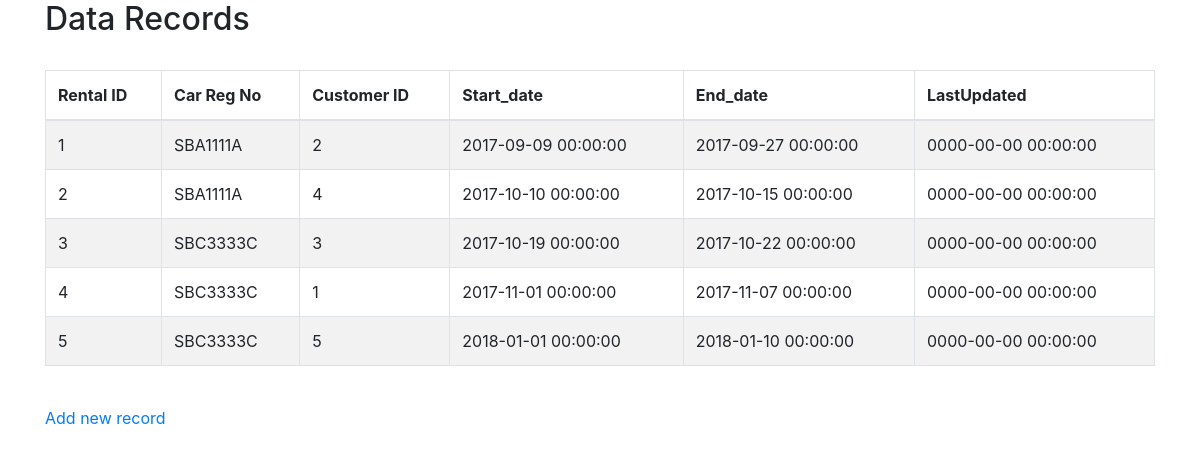
The app's page /PHP13032018/view/new_list_record_car.php with its own data.
### tables this page shows
CREATE TABLE Rental_records (
	rental_id int AUTO_INCREMENT NOT NULL PRIMARY KEY,
	car_reg_no varchar(8) NOT NULL,
	customer_id int NOT NULL,
	start_date datetime NOT NULL,
	end_date datetime NOT NULL,
	lastUpdate datetime	,
	INDEX car_reg_no(car_reg_no),
	INDEX customer_id(customer_id)
);

### PHP13032018/model/user_db.php (called while the page is built, shortened)
<?php
	class Rental_records {
		private $rental_id;
		private $car_reg_no;
		private $customer_id;
		private $start_date;
		private $end_date;
		private $lastUpdate;
		public function __construct ($rental_id,$car_reg_no,$customer_id,$start_date,$end_date,$lastUpdate)
		{
			$this->rental_id=$rental_id;
			$this->car_reg_no=$car_reg_no;
			$this->customer_id=$customer_id;
			$this->start_date=$start_date;
			$this->end_date=$end_date;
			$this->lastUpdate=$lastUpdate;
		}
		public function getrental_id()
		{
			return $this->rental_id;
		}
		public function getcar_reg_no()
		{
			return $this->car_reg_no;
		}
		public function getcustomer_id()
		{
			return $this->customer_id;
		}
		public function getstart_date()
		{
			return $this->start_date;
		}
		public function getend_date()
		{
			return $this->end_date;
		}
		public function getlastUpdate()
		{
			return $this->lastUpdate;
		}
		public function setrental_id($value)
		{
			return $this->rental_id=$value;
		}
	}
	class Rental_recordsDB
	{
		public static function get_Rental_records()
		{
			$db=Database::getDB();
			$query = 'SELECT * FROM Rental_records ORDER BY rental_id ASC';
		try
		{
			$statement = $db -> prepare($query);
			$statement -> execute();
			$result = $statement -> fetchAll();
			foreach($result as $u)
			{
				$records = new Rental_records($u['rental_id'],$u['car_reg_no'],$u['customer_id'],$u['start_date'],$u['end_date'],$u['lastUpdate']);
				$records->setrental_id($u['rental_id']);
				$list_users[]=$records;
			}
			return $list_users;
		}
		catch (PDOException $e)
		{
			echo "Error get database";
		}
		}
	}
?>

### PHP13032018/view/new_list_record_car.php (the view, shortened to what this page needs)
<!DOCTYPE html>
<html lang="en">
<head>
 <link href="../Public/css/bootstrap.min.css" rel="stylesheet">
</head>
<body>
<div class="container">
  <h2>Data Records</h2>
  <br>
  <table class="table table-bordered table-striped">
    <thead>
      <tr>
        <th>Rental ID</th>
        <th>Car Reg No</th>
        <th>Customer ID</th>
        <th>Start_date</th>
        <th>End_date</th>
        <th>LastUpdated</th>
      </tr>
    </thead>
    <tbody id="myTable">
      <?php
        $records = Rental_recordsDB::get_Rental_records();
        foreach($records as $r){
      ?>
      <tr>
        <td><?php echo $r->getrental_id(); ?></td>
        <td><?php echo $r->getcar_reg_no(); ?></td>
         <td><?php echo $r->getcustomer_id(); ?></td>
        <td><?php echo $r->getstart_date(); ?></td>
        <td><?php echo $r->getend_date(); ?></td>
        <td><?php echo $r->getlastUpdate(); ?></td>
      </tr>
      <?php }?>
    </tbody>
  </table>
  <br>
      <form class="form-signin" method="post" action="controller.php">
         <label>
         <a href="?action=add_new_record">Add new record</a>
          </label>
    </form>
</div>
</body>
</html>

### records on screen
rental_records: rental_id "1", car_reg_no "SBA1111A", customer "2", start_date "2017-09-09 00:00:00", end_date "2017-09-27 00:00:00", lastUpdate "0000-00-00 00:00:00"
rental_records: rental_id "2", car_reg_no "SBA1111A", customer "4", start_date "2017-10-10 00:00:00", end_date "2017-10-15 00:00:00", lastUpdate "0000-00-00 00:00:00"
rental_records: rental_id "3", car_reg_no "SBC3333C", customer "3", start_date "2017-10-19 00:00:00", end_date "2017-10-22 00:00:00", lastUpdate "0000-00-00 00:00:00"
rental_records: rental_id "4", car_reg_no "SBC3333C", customer "1", start_date "2017-11-01 00:00:00", end_date "2017-11-07 00:00:00", lastUpdate "0000-00-00 00:00:00"
rental_records: rental_id "5", car_reg_no "SBC3333C", customer "5", start_date "2018-01-01 00:00:00", end_date "2018-01-10 00:00:00", lastUpdate "0000-00-00 00:00:00"
